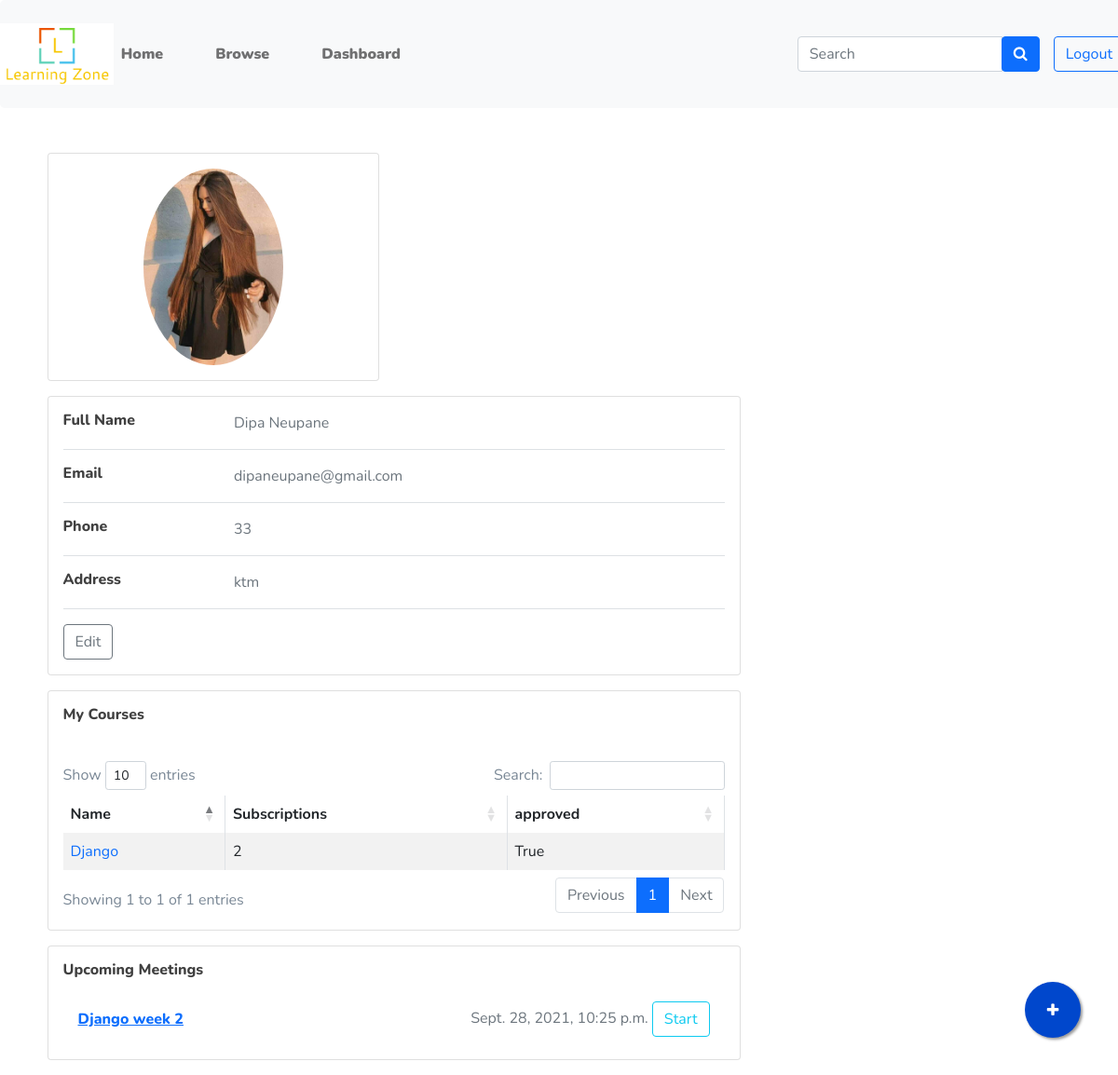
Screenshot of /dashboard/ (signed in) with the database file from the repository.
### main/models.py (models this page shows, shortened)
class User(AbstractUser):
  USER_TYPE_CHOICES = (
      (1, 'student'),
      (2, 'teacher'),
      (3, 'admin'),
  )
  user_type = models.PositiveSmallIntegerField(choices=USER_TYPE_CHOICES, default=3)

class Teacher(models.Model):
    user = models.OneToOneField(User, on_delete=models.CASCADE)
    cv = models.FileField(upload_to='cvs/')
    bio = models.CharField(null=True, max_length=100, blank=True)
    address = models.CharField(max_length=100, blank=True)
    photo = models.FileField(null=True, blank=True)
    phone = models.CharField(null=True, max_length=20, blank=True)
    approved = models.BooleanField(default=False)
    @property
    def all_courses(self):
        return Course.objects.filter(uploaded_by=self)

class Course(models.Model):
    name = models.CharField(max_length=100)
    uploaded_by = models.ForeignKey(Teacher, on_delete=models.CASCADE)
    description = models.TextField(max_length=1000)
    category = models.ForeignKey(Categories, on_delete=models.SET_NULL, null=True)
    price = models.FloatField(default=0.0)
    approved = models.BooleanField(default=False)
    approval_message = models.CharField(max_length=200, null=True, blank=True)
    @property
    def subscriptions(self):
        return Subscription.objects.filter(course=self).count()

class Meeting(models.Model):
    meeting_on = models.DateTimeField()
    requested_by = models.ForeignKey(User, on_delete=models.CASCADE)
    completed = models.BooleanField(default=False)
    week = models.ForeignKey(Week, on_delete=models.CASCADE)
    link = models.CharField(max_length=500, null=True)

class Week(models.Model):
    course = models.ForeignKey(Course, on_delete=models.CASCADE)
    week_no = models.IntegerField()
    title = models.CharField(max_length=100, default="title")
    description = models.TextField(max_length=1000, null=True, blank=True)
    instructions = models.TextField(max_length=1000, null=True, blank=True)
    final = models.BooleanField(default=False)
    difficulty = models.IntegerField(default=1)
    def __str__(self):
        return self.course.name + " week " + str(self.week_no)

### main/views.py (the view, shortened to what this page needs)
# urls.py: path('dashboard/', views.dashboard, name='dashboard'),
def dashboard(request):
    print(request.user.user_type)
    if request.user.is_authenticated:
        if request.user.user_type==1:
            student=request.user.student
            context={
                        'subscriptions': request.user.student.get_subscriptions(),
                        'completed': models.Subscription.objects.filter(student=student, completed=True),
                        'student': student,
                        'pending_meetings': student.get_pending_meetings(),
                    }
            if request.method == 'GET':
                if request.GET.get('edit'):
                    context={
                        'profile_edit_form': forms.ProfileEditForm(instance=request.user.student),
                        'user_edit_form': forms.UserEditForm(instance=request.user),
                    }
                return render(request, 'student/dashboard.html', context)
            elif request.method == 'POST':
                pf = forms.ProfileEditForm(request.POST, request.FILES, instance=request.user.student)
                uf = forms.UserEditForm(request.POST, instance=request.user)
                if pf.is_valid() and uf.is_valid():
                    uf.save()
                    pf.save()
                else:
                    print(pf.errors)
                    print(uf.errors)
                return render(request, 'student/dashboard.html', context)
        elif request.user.user_type==2:
            teacher=request.user.teacher
            context={
                        'courses': teacher.all_courses,
                        'teacher': teacher,
                        'meetings': models.Meeting.objects.filter(requested_by=request.user, completed=False),
                    }
            if request.method == 'GET':
                if request.GET.get('edit'):
                    context={
                        'profile_edit_form': forms.TeacherProfileEditForm(instance=teacher),
                        'user_edit_form': forms.UserEditForm(instance=request.user),
                    }
                elif request.GET.get('link'):
                    id=request.GET.get('meeting-id')
                    mt = models.Meeting.objects.get(id=id)
                    link = request.GET.get('link')
                    mt.link=link
                    mt.save()
                elif request.GET.get('delete'):
                    id=request.GET.get('meeting-id')
                    mt = models.Meeting.objects.get(id=id).delete()
                elif request.GET.get('completed'):
                    id=request.GET.get('meeting-id')
                    mt = models.Meeting.objects.get(id=id)
                    mt.completed=True
                    mt.save()
                return render(request, 'teacher/dashboard.html', context)
    else:
        return redirect(reverse('index'))

### main/templates/teacher/dashboard.html (shortened to what this page needs)
{% extends '../base.html'%}
{% load tags%}
{% block content %}
{% load crispy_forms_tags %}
<div class="mt-5 container">
    <div class="main-body">
        <div class="row gutters-sm">
            <div class="col-md-4 mb-3">
                <div class="card">
                    <div class="card-body">
                        <div class="d-flex flex-column align-items-center text-center">
                            {% if request.user.teacher.photo %}<img src="{{request.user.teacher.photo.url}}" alt="Admin"
                                class="rounded-circle" width="150">{% endif %}
                        </div>
                    </div>
                </div>
            </div>
        </div>
        <div class="col-md-8">
            {% if profile_edit_form %}
            <div class="card mb-3">
                <div class="card-body">
                    <form method="POST" action="{% url 'dashboard'%}" enctype="multipart/form-data">
                        {% csrf_token %}
                        <div class="row">
                            <div class="col-sm-3">
                                <h6 class="mb-0">Photo</h6>
                            </div>
                            <div class="col-sm-9 text-secondary">
                                {{profile_edit_form.photo}}
                            </div>
                        </div>
                        <hr>
                        <div class="row">
                            <div class="col-sm-3">
                                <h6 class="mb-0">First Name</h6>
                            </div>
                            <div class="col-sm-9 text-secondary">
                                {{user_edit_form.first_name}}
                            </div>
                        </div>
                        <hr>
                        <div class="row">
                            <div class="col-sm-3">
                                <h6 class="mb-0">Last Name</h6>
                            </div>
                            <div class="col-sm-9 text-secondary">
                                {{user_edit_form.last_name}}
                            </div>
                        </div>
                        <hr>
                        <div class="row">
                            <div class="col-sm-3">
                                <h6 class="mb-0">Email</h6>
                            </div>
                            <div class="col-sm-9 text-secondary">
                                {{user_edit_form.email}}
                            </div>
                        </div>
                        <hr>
                        <div class="row">
                            <div class="col-sm-3">
                                <h6 class="mb-0">Address</h6>
                            </div>
                            <div class="col-sm-9 text-secondary">
                                {{profile_edit_form.address}}
                            </div>
                        </div>
                        <hr>
                        <div class="row">
                            <div class="col-sm-3">
                                <h6 class="mb-0">Phone</h6>
                            </div>
                            <div class="col-sm-9 text-secondary">
                                {{profile_edit_form.phone}}
                            </div>
                        </div>
                        <hr>
                        <div class="row">
                            <div class="col-sm-3">
                                <h6 class="mb-0">CV</h6>
                            </div>
                            <div class="col-sm-9 text-secondary">
                                {{profile_edit_form.cv}}
                            </div>
                        </div>
                        <hr>
                        <div class="row">
                            <div class="col-sm-12">
                                <input type="submit" class="btn btn-outline-primary">
                            </div>
                        </div>
                    </form>
                </div>
            </div>
            {% else %}
            <div class="card mb-3">
                <div class="card-body">
                    <div class="row">
                        <div class="col-sm-3">
                            <h6 class="mb-0">Full Name</h6>
                        </div>
                        <div class="col-sm-9 text-secondary">
                            {{request.user.first_name}} {{request.user.last_name}}
                        </div>
                    </div>
                    <hr>
                    <div class="row">
                        <div class="col-sm-3">
                            <h6 class="mb-0">Email</h6>
                        </div>
                        <div class="col-sm-9 text-secondary">
                            {{request.user.email}}
                        </div>
                    </div>
                    <hr>
                    <div class="row">
                        <div class="col-sm-3">
                            <h6 class="mb-0">Phone</h6>
                        </div>
                        <div class="col-sm-9 text-secondary">
                            {{teacher.phone}}
                        </div>
                    </div>
                    <hr>
                    <div class="row">
                        <div class="col-sm-3">
                            <h6 class="mb-0">Address</h6>
                        </div>
                        <div class="col-sm-9 text-secondary">
                            {{teacher.address}}
                        </div>
                    </div>
                    <hr>
                    <div class="row">
                        <div class="col-sm-12">
                            <form method="GET" action="{% url 'dashboard'%}">
                                <button type="submit" class="btn btn-outline-secondary">Edit</button>
                            </form>
                        </div>
                    </div>
                </div>
            </div>
            <div class="row gutters-sm">
                <div class="col-sm mb-3">
                    <div class="card h-100">
                        <div class="card-body">
                            <h6 class="d-flex align-items-center mb-3">My Courses</h6><br>
                            <table id="example" class="table table-striped table-bordered">
                                <thead>
                                    <tr>
                                        <th>Name</th>
                                        <th>Subscriptions</th>
                                        <th>approved</th>
                                    </tr>
                                </thead>
                                <tbody>
                                    {% for course in courses %}
                                    <tr>
                                        <td><a class="text-decoration-none"
                                                href="{% url 'course_details' course.id %}">{{course.name}}</a></td>
                                        <td>{{course.subscriptions}}</td>
                                        <td>{{course.approved}}</td>
                                    </tr>
                                    {% endfor %}
                                </tbody>
                            </table>
                        </div>
                    </div>
                </div>
            </div>
            <div class="row gutters-sm">
                <div class="col-sm mb-3">
                    <div class="card h-100">
                        <div class="card-body">
                            <h6 class="d-flex align-items-center mb-3">Upcoming Meetings</h6>
                            {% if meetings %}
                            <ul class="list-group list-group-flush">
                                {% for m in meetings %}
                                <li class="list-group-item d-flex justify-content-between align-items-center flex-wrap">
                                    <h6 class="mb-0">{% if m.link %}<a
                                            href="{{m.link}}">{{m.week}}</a>{%else%}{{m.week}}{% endif %}</h6>
                                    <span class="text-secondary">{{m.meeting_on}} <a href="#" class="btn btn-outline-info link-modal" data-id="{{m.id}}">Start</a></span>
                                </li>
                                {% endfor %}
                            </ul>
                            {% else %}
                            <p>No pending meetings</p>
                            {% endif %}
                        </div>
                    </div>
                </div>
            </div>
            {% endif %}
            <a href="#" class="float" onclick="return add_course()">
                <i class="fa fa-plus my-float"></i>
            </a>
        </div>
    </div>
</div>
{% endblock %}

### main/static/css/default.css (style rules this page uses)
.mt-5 { margin-top: 5px; }

### main/static/css/style.css (style rules this page uses)
body { font-family: "Nunito", sans-serif; font-weight: normal; font-style: normal; color: #798795; overflow-X: hidden; }
* { margin: 0; padding: 0; -webkit-box-sizing: border-box; -moz-box-sizing: border-box; box-sizing: border-box; }
img { max-width: 100%; }
i, span, a { display: inline-block; }
audio, canvas, iframe, img, svg, video { vertical-align: middle; }
h1, h2, h3, h4, h5, h6 { font-family: "Nunito", sans-serif; font-weight: 800; color: #404040; margin: 0px; }
h6 { font-size: 16px; }
ul, ol { margin: 0px; padding: 0px; list-style-type: none; }

### main/static/css/custom.css (style rules this page uses)
.float { position:fixed; width:60px; height:60px; bottom:40px; right:40px; background-color:rgb(0, 71, 204); color:#FFF; border-radius:50px; text-align:center; box-shadow: 2px 2px 3px #999; }
.my-float { margin-top:22px; }

### rows the page displays
User: user.teacher.photo (picture), user.first_name "Dipa", user.last_name "Neupane", user.email "dipaneupane@gmail.com"
Teacher: phone "33", address "ktm"
Course: name "Django", subscriptions "2", approved "True"
Meeting: week "Django week 2", meeting_on "Sept. 28, 2021, 10:25 p.m."
